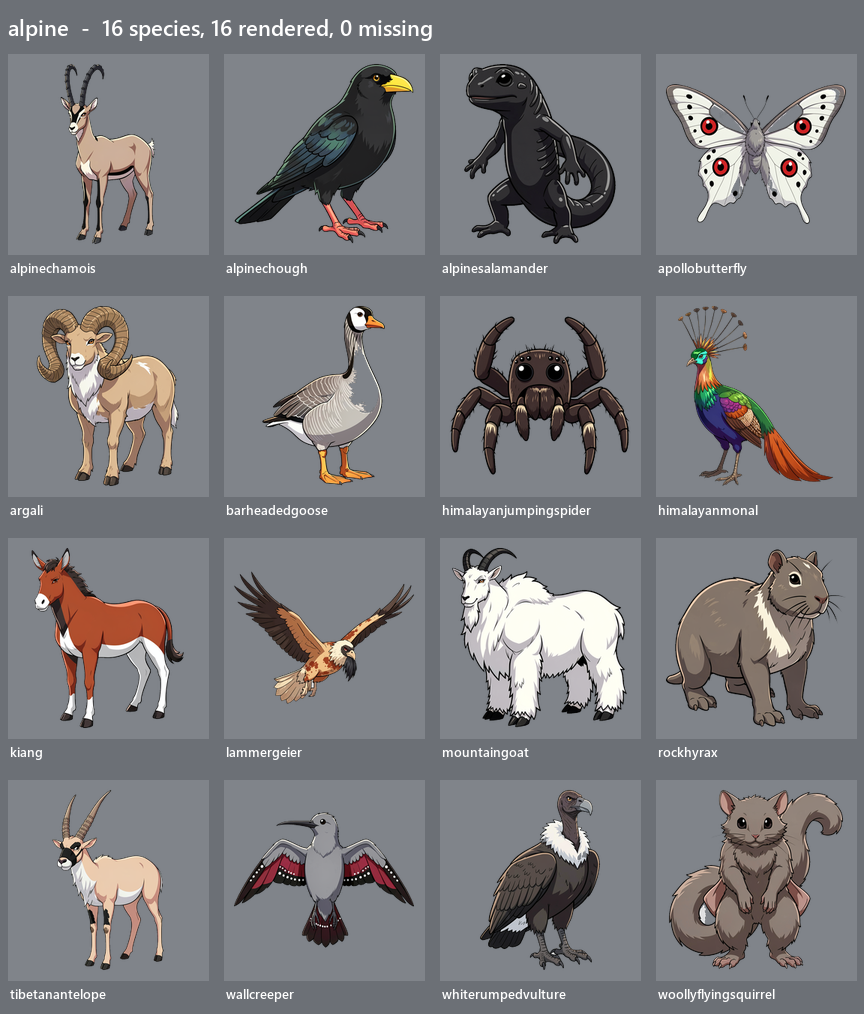
#> input picture design/art_pipeline/sheets/alpine.png, 864 x 1014 px
$ python postprocess.py sheets/alpine.png sheets/breeding.png
#> lines starting #> are read from the running program, lines starting #| are printed output that depends on the picture
from PIL import Image
from collections import deque
import statistics
import sys

DARK = 120      # luminance below this is the style's drawn linework, not fill


def _lum(p):
    return (p[0] * 299 + p[1] * 587 + p[2] * 114) // 1000


# [4 lines left out: function _bbox, not called in this run]


def remove_bg_and_crop(in_path, out_path, size=256, tol=20, step=6,
                       leak_frac=0.70, keep_frac=0.90,
                       pocket_tol=34, min_pocket_px=150, max_pocket_frac=0.10,
                       fence=90, probe=3, line_max=6, on_pocket=None,
                       clear_enclosed_min=None):
    # `clear_enclosed_min` CLEARS EVERY ENCLOSED NEAR-BACKGROUND REGION AT OR
    # ABOVE THAT PIXEL COUNT AND SKIPS THE FENCE TEST ENTIRELY. It is not a
    # better classifier and must never become the default. It is the manual
    # override for the case where Ayr has looked at one sprite and said the
    # trapped grey in it is background - at which point the question the fence
    # test exists to answer has already been answered by someone who can
    # actually see, and the only thing left to decide is a size floor that
    # separates the marked region from the sprite's own shading.
    #
    # It is needed because the fence test does not merely miss these by a
    # little. Measured on the seven Ayr marked: the caecilian's inner disc
    # fences at 59.8, the woodpecker's at 64.1, the cyclops' club gap at 43.9,
    # and JORMUNGANDR'S AT 0.0 - its coil is dark scales far thicker than
    # `line_max`, so every rim pixel reads as a mass rather than a stroke and
    # the region scores as if nothing enclosed it at all. Relaxing the gates far
    # enough to catch those would reopen exactly the faults they were added for.
    #
    # THE SIZE FLOOR IS NOT A SAFE SUBSTITUTE FOR THE FENCE TEST AND THE ROBIN
    # PROVES IT. At a 3000px floor this cleared five of those seven perfectly
    # and then bit a hole straight through the European robin's white breast:
    # the bird's own belly is one enclosed near-background region of 5652px,
    # indistinguishable by size or colour from the wedge of real backdrop
    # beside it. Same failure as the amarok, reached by a different route. So a
    # floor has to be read off the measurements of the sprite in front of you,
    # every result has to be looked at, and a sprite this cannot fix is one for
    # the renderer, not for a wider floor.
    # `on_pocket`, if given, is called for every enclosed region pass 2
    # considers, as on_pocket(px_count, fenced_pct, bbox, cleared). It changes
    # nothing. It exists because pass 2 is tuned timid on purpose and therefore
    # leaves real pockets behind, and when Ayr marks one of those by eye the
    # only useful question is HOW NEAR the miss was - a region that fenced at 88
    # against a threshold of 90 is a different thing from one that fenced at 40,
    # and without this you cannot tell them apart from the outside.
#> called with in_path = 'sheets/alpine.png', out_path = 'sheets/breeding.png', size = 256, tol = 20, step = 6, leak_frac = 0.7, keep_frac = 0.9, pocket_tol = 34
    img = Image.open(in_path).convert("RGBA")
    w, h = img.size
    px = img.load()

    # THE BACKGROUND SAMPLE MUST NOT BE A SINGLE PIXEL. It used to be px[0,0]
    # alone, and the asanbosam render put a small dark smudge - a stray render
    # artifact, maybe 70 pixels out of a 4096-pixel border ring - exactly on
    # that corner: (16,16,3) against a backdrop that is (213,213,213)
    # everywhere else. Every later test in this function compared against that
    # one poisoned sample, so nothing on the entire canvas ever counted as
    # "close to background" and the cut-out failed almost completely - the
    # shipped sprite came out on a solid grey square instead of transparent.
    # The median of the whole border ring shrugs off a corner-sized outlier;
    # it would take background pixels on more than half the border being wrong
    # to move it, and a stray smudge is nowhere near that large.
    border = ([px[x, 0][:3] for x in range(w)] + [px[x, h - 1][:3] for x in range(w)]
              + [px[0, y][:3] for y in range(h)] + [px[w - 1, y][:3] for y in range(h)])
#> border = 3756 items, first 6: (108, 112, 118), (108, 112, 118), (108, 112, 118), (108, 112, 118), (108, 112, 118), (108, 112, 118)
    bg = tuple(int(statistics.median(c[i] for c in border)) for i in range(3))
#> bg = (108, 112, 118)

    def close(c1, c2, t):
        return all(abs(a - b) <= t for a, b in zip(c1, c2))

    # PASS 1: flood in from the border, FOLLOWING A GRADIENT.
    #
    # This used to compare every pixel against the one colour sampled at (0,0),
    # which assumes the backdrop is flat. It isn't. The model vignettes it -
    # darker in the corners, lighter in the middle - so the flood would clear
    # the dark corner ring, reach the point where the grey brightens past `tol`,
    # and stop dead, leaving the middle of the backdrop opaque behind the
    # animal. The anomalocaris came out 87.7% opaque, the worst leak of all 1377
    # sprites, and Ayr caught it by eye: "anomalocaris-- background error".
    #
    # So a pixel is background if it is near the sampled corner colour (loose,
    # `tol`) OR near the pixel the flood arrived from (tight, `step`). The
    # second test walks up the vignette one small increment at a time.
    #
    # I FIRST WROTE THAT IT CANNOT WALK INTO THE ANIMAL, because the style draws
    # a hard outline and an outline is a jump far bigger than `step`. That is
    # true of most of this roster and false where it matters. The ijiraq is a
    # pale grey figure with soft luminous edges and no closed dark outline; the
    # gradient flood walked straight in and took 56% of it. The obayifo lost the
    # glow around its hands the same way.
    #
    # NOTHING IN THE HOLE AUDIT CAN SEE THAT. An eroded edge stays connected to
    # the background, so it is not an enclosed hole; it is simply a smaller
    # animal. It was caught by comparing opaque pixel counts before and after,
    # which is the only test that sees this failure.
    #
    # So run the flood BOTH ways and choose, the way strip_shadow already
    # abandons its own work when it has eaten too much. The gradient is a rescue
    # for a specific fault - a leaked backdrop - so it is only allowed to win
    # when there is something to rescue, or when it barely changes anything:
    #
    #   the plain flood left a slab      -> take the gradient, that is the fix
    #   the two agree within `keep_frac` -> take the gradient, it is trimming
    #   the gradient lost much more      -> take the plain flood, it is eating
    #
    # anomalocaris takes the first branch (87.7% opaque is not an animal shape)
    # and lands at 21.8%. ijiraq takes the third and is left alone.
    #
    # `leak_frac` IS DELIBERATELY FAR ABOVE ANY REAL ANIMAL. It started at 0.45,
    # which was wrong: measured across 320 originals the largest legitimate
    # subjects run 43-62% of the uncropped canvas - the nurikabe is a WALL and
    # covers 61.8% correctly - so 0.45 fired on big animals and handed them to
    # the gradient with no guard, quietly shaving the xiezhi and the kapre. A
    # genuine leak is not marginal: the anomalocaris was 99.7%. Nothing in the
    # current set reaches 0.70, which is the point - this branch is a safety net
    # for a rare fault, not a routine path.
    #
    # Branch counts over 320 originals at these settings: 283 agree, 25 saved
    # from the gradient (pitbull, mastiff, Cornish rex, French bulldog, manx,
    # civet - short-haired animals with soft edges, the vulnerable class).
    def flood(gradient):
#> called with gradient = False
        im = img.copy()
        p = im.load()
        seen = bytearray(w * h)
        q = deque()

        def push(x, y, ref):
            i = y * w + x
            if not seen[i]:
                seen[i] = 1
                q.append((x, y, ref))

        for x in range(w):
            for y in (0, h - 1):
                push(x, y, bg)
        for y in range(h):
            for x in (0, w - 1):
                push(x, y, bg)
#> this loop made 1014 passes
        while q:
            x, y, ref = q.popleft()
            c = p[x, y][:3]
            if not (close(c, bg, tol) or (gradient and close(c, ref, step))):
                continue
            p[x, y] = c + (0,)
            for dx, dy in ((1, 0), (-1, 0), (0, 1), (0, -1)):
                nx, ny = x + dx, y + dy
                if 0 <= nx < w and 0 <= ny < h:
                    push(nx, ny, c)
        return im, sum(1 for q2 in im.getdata() if q2[3] > 40)

    plain, n_plain = flood(False)
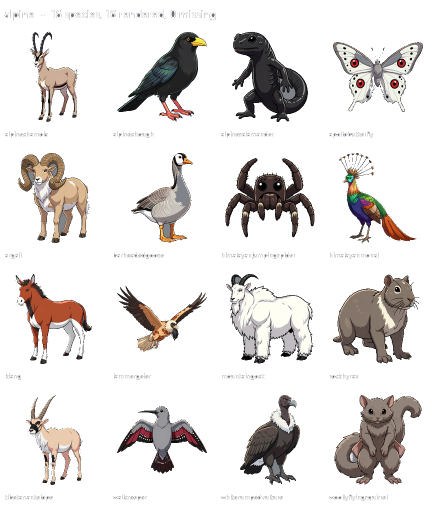
#> plain: PIL image 864x1014 RGBA (shown at 1/2 size); mean R, G, B, A 122.9, 122.9, 125.9, 57.9; transparent parts drawn white
#> n_plain = 199082
    grad, n_grad = flood(True)
#> the loop in flood (call 2), `for y in range(h):` made 1014 passes
    if n_plain > leak_frac * w * h or n_grad >= keep_frac * max(n_plain, 1):
        img = grad
    else:
        img = plain
    px = img.load()

    # PASS 2: clear background trapped INSIDE the animal - the hole in a coiled
    # snake, the gap inside a curled tail, the spaces between a sea spider's
    # legs. Pass 1 cannot reach these; they are not connected to the border.
    #
    # WHY THIS IS GATED NOW. The old version decided by colour alone: near the
    # sampled background, big enough, enclosed - clear it. That is unsound, and
    # not marginally. Measured on the amarok, the wolf's own grey fur is
    # (211,210,209) and the backdrop behind it is (211,208,210). A DIFFERENCE OF
    # TWO. The animal is painted the same colour as the air. On white animals
    # the cel-shaded tone on the lit side lands on the backdrop value just as
    # exactly. So the pass found the wolf's ruff, the angora rabbit's flank, the
    # oryx's shoulder and the ivory gull's wing, called them background, and
    # erased them. Ayr, 2026-09-13: "the rear is transparent in this sprite and
    # it shouldn't be", and the same complaint against four more - every one of
    # them a white or grey animal, which is the whole tell.
    #
    # It ran on 164 of 313 sprites and a hole audit found 226 across the full
    # 1377. Tightening the colour tolerance does not help: at a threshold tight
    # enough to spare the wolf the pass does nothing at all, because there is no
    # colour difference to find. Neither does flatness - these regions really
    # are flat. Colour cannot answer this question.
    #
    # But the pass cannot simply be deleted either. Switched off, the sea
    # spider gets grey slabs between its legs, the namazu a grey disc inside its
    # coil, the capuchin a disc inside its curled tail. It is doing real work on
    # 5 of every 12 sprites it touches.
    #
    # WHAT ACTUALLY SEPARATES THEM IS WHAT FENCES THE REGION IN. A true trapped
    # pocket is ringed by the style's dark linework the whole way round, because
    # the animal drew a closed loop around it. A cel-shading highlight is ringed
    # mostly by more fur, with linework only where it happens to abut an edge.
    # So walk the pocket's rim and measure the fraction that has drawn line
    # within `probe` pixels. Measured: coil and leg gaps score 93-100%, eaten
    # fur scores 2-63%, and the amarok - the worst case there is - tops out at
    # 72.8%.
    #
    # `max_pocket_frac` is the backstop. The angora rabbit's entire body reads
    # as one enclosed near-background region and fences at 81.8%, which would
    # pass. Nothing legitimately trapped inside an animal is a tenth of the
    # canvas; at that size it is the animal.
    #
    # `line_max` IS THE SECOND HALF OF THE TEST, AND IT IS NOT OPTIONAL. Fencing
    # alone scored 12/12 on the twelve sprites it was designed against and then
    # broke twelve others when run over all 316 kept originals: border collie,
    # colobus, northern gannet, European badger, magpie, gentoo penguin. Every
    # one black-and-white. A white patch on a pied animal is ringed by black
    # FUR, and "ringed by something dark" is exactly what fencing measures. The
    # colobus lost 4855px, the border collie 3180.
    #
    # What separates a stroke from a mass is thickness. Linework goes dark and
    # comes back out within a few pixels; black fur goes dark and stays dark. So
    # a rim pixel only counts as fenced if the dark run ENDS within `line_max`.
    #
    # WHY THE THRESHOLD IS DELIBERATELY TIMID. With both tests there is still no
    # clean separation - the settings that clear every coil also eat some fur.
    # The two errors are not equally bad. Eaten anatomy is what Ayr reported and
    # it is disfiguring; leftover background inside a coil is a grey patch on a
    # handful of sprites. So this is tuned to the end of the range that eats
    # nothing: zero false positives across all sixteen known-bad cases, at the
    # cost of leaving some genuine pockets behind. When it is wrong it is wrong
    # in the direction that keeps the animal whole.
    #
    # THE REAL FIX IS UPSTREAM AND IS NOT IN THIS FILE. None of this ambiguity
    # would exist if the backdrop were a colour no animal is. It is light grey,
    # and so are a great many of these animals - hence a wolf painted (211,210,209)
    # against a backdrop of (211,208,210). See the note in gen_runner.py.
    visited2 = bytearray(w * h)
    for y0 in range(h):
        for x0 in range(w):
            idx0 = y0 * w + x0
            if visited2[idx0]:
                continue
            r, g, b, a = px[x0, y0]
            if a == 0 or not close((r, g, b), bg, pocket_tol):
                visited2[idx0] = 1
                continue
            comp = []
            touches_edge = False
            cq = deque([(x0, y0)])
            visited2[idx0] = 1
            while cq:
                x, y = cq.popleft()
                comp.append((x, y))
                if x == 0 or y == 0 or x == w - 1 or y == h - 1:
                    touches_edge = True
                for dx, dy in ((1, 0), (-1, 0), (0, 1), (0, -1)):
                    nx, ny = x + dx, y + dy
                    if 0 <= nx < w and 0 <= ny < h:
                        nidx = ny * w + nx
                        if not visited2[nidx]:
                            rr, gg, bb, aa = px[nx, ny]
                            if aa != 0 and close((rr, gg, bb), bg, pocket_tol):
                                visited2[nidx] = 1
                                cq.append((nx, ny))
            if touches_edge:
                continue
            if not (min_pocket_px <= len(comp) <= max_pocket_frac * w * h):
                if on_pocket and len(comp) >= min_pocket_px:
                    on_pocket(len(comp), None, _bbox(comp), False)
                continue
            if clear_enclosed_min is not None:
                if len(comp) >= clear_enclosed_min:
                    if on_pocket:
                        on_pocket(len(comp), None, _bbox(comp), True)
                    for (x, y) in comp:
                        px[x, y] = px[x, y][:3] + (0,)
                elif on_pocket:
                    on_pocket(len(comp), None, _bbox(comp), False)
                continue

            cells = set(comp)
            fenced = total = 0
            for (x, y) in comp:
                for dx, dy in ((1, 0), (-1, 0), (0, 1), (0, -1)):
                    if (x + dx, y + dy) in cells:
                        continue
                    total += 1
                    # Walk outward. A stroke goes dark and comes back out within
                    # a few pixels; a mass of black fur goes dark and stays dark.
                    start, run = None, 0
                    for s in range(1, probe + line_max + 3):
                        nx, ny = x + dx * s, y + dy * s
                        if not (0 <= nx < w and 0 <= ny < h):
                            break
                        if _lum(px[nx, ny][:3]) < DARK:
                            if start is None:
                                if s > probe:
                                    break
                                start = s
                            run += 1
                        elif start is not None:
                            break
                    if start is not None and run <= line_max:
                        fenced += 1
                    break
            pct = 100.0 * fenced / total if total else 0.0
            cleared = bool(total) and pct >= fence
            if on_pocket:
                on_pocket(len(comp), pct, _bbox(comp), cleared)
            if cleared:
                for (x, y) in comp:
                    px[x, y] = px[x, y][:3] + (0,)

    img = strip_shadow(img)
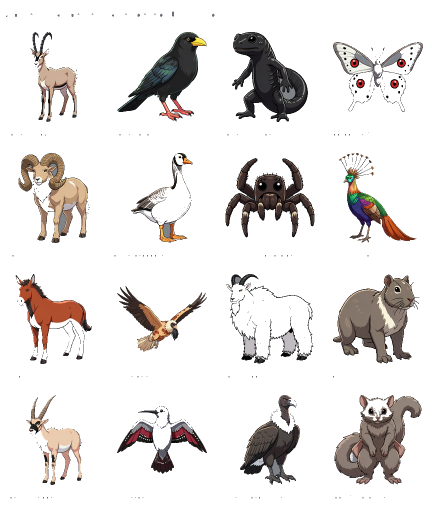
#> img: PIL image 864x1014 RGBA (shown at 1/2 size); mean R, G, B, A 122.9, 122.9, 125.9, 44.6; transparent parts drawn white

    bbox = img.getbbox()
    if bbox:
        img = img.crop(bbox)
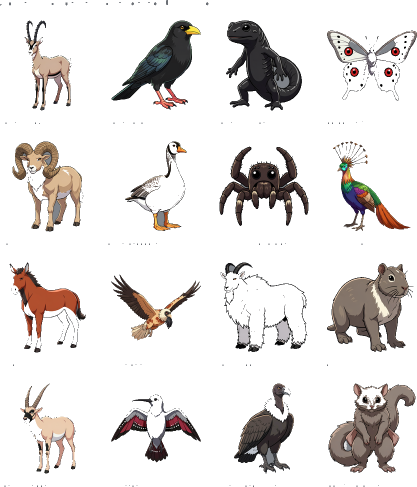
#> img: PIL image 834x974 RGBA (shown at 1/2 size); mean R, G, B, A 123.7, 123.3, 126.1, 48.1; transparent parts drawn white

    iw, ih = img.size
    scale = (size - 16) / max(iw, ih)
    nw, nh = max(1, int(iw * scale)), max(1, int(ih * scale))
    img = img.resize((nw, nh), Image.LANCZOS)
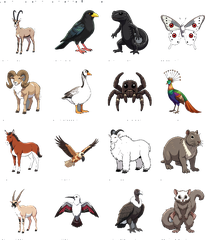
#> img: PIL image 205x240 RGBA; mean R, G, B, A 30.4, 26, 24, 48.4; transparent parts drawn white

    canvas = Image.new("RGBA", (size, size), (0, 0, 0, 0))
#> canvas: PIL image 256x256 RGBA; every value is 0
    canvas.paste(img, ((size - nw) // 2, (size - nh) // 2), img)
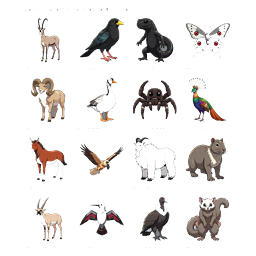
#> canvas: PIL image 256x256 RGBA; mean R, G, B, A 15.1, 12.5, 11.3, 33; transparent parts drawn white
    canvas.save(out_path, optimize=True)
    return out_path

def strip_shadow(img, lum=118, neutral=26, max_loss=0.35):
    """Erase the soft grey shadow the model puts under almost every animal.

    "no shadow" is in every prompt and is ignored constantly. The shadow is a
    pale neutral grey and, unlike the animal, it has no outline around it - the
    style draws clean sharp linework on the creature and nothing on the shadow.
    So flooding inward from the transparent border and eating any pale, nearly
    colourless pixel consumes the whole shadow and then stops dead at the
    animal's own outline.

    That outline is what makes this safe on a white animal. A polar bear cub or
    a snowy owl is as pale as its shadow, and both survive untouched because the
    flood cannot cross their linework.

    But it is only safe while the outline is closed. A pale animal whose line
    has a gap in it lets the flood inside and loses its whole body: the poodle
    went to 14% of itself, the arctic fox to 20%, before this guard existed. So
    the result is measured, and if more than `max_loss` of the animal has gone
    the strip is abandoned and the original returned unchanged. Keeping a shadow
    is much cheaper than erasing an animal.
    """
    src = img.convert("RGBA")
    img = src.copy()
    before = sum(1 for p in img.getdata() if p[3] > 40)
    w, h = img.size
    px = img.load()
    seen = bytearray(w * h)
    q = deque()
    for x in range(w):
        for y in (0, h - 1):
            if px[x, y][3] <= 40 and not seen[y * w + x]:
                seen[y * w + x] = 1
                q.append((x, y))
    for y in range(h):
        for x in (0, w - 1):
            if px[x, y][3] <= 40 and not seen[y * w + x]:
                seen[y * w + x] = 1
                q.append((x, y))
    while q:
        x, y = q.popleft()
        for dx, dy in ((1, 0), (-1, 0), (0, 1), (0, -1)):
            nx, ny = x + dx, y + dy
            if not (0 <= nx < w and 0 <= ny < h):
                continue
            j = ny * w + nx
            if seen[j]:
                continue
            r, g, b, a = px[nx, ny]
            if a <= 40:
                seen[j] = 1
                q.append((nx, ny))
                continue
            if max(r, g, b) - min(r, g, b) <= neutral and \
               (r * 299 + g * 587 + b * 114) // 1000 >= lum:
                px[nx, ny] = (r, g, b, 0)
                seen[j] = 1
                q.append((nx, ny))
    after = sum(1 for p in img.getdata() if p[3] > 40)
    if before and (before - after) / before > max_loss:
        return src          # the flood got inside the animal - keep the shadow
    return img


if __name__ == "__main__":
    inp, outp = sys.argv[1], sys.argv[2]
    remove_bg_and_crop(inp, outp)
    print("done:", outp)
